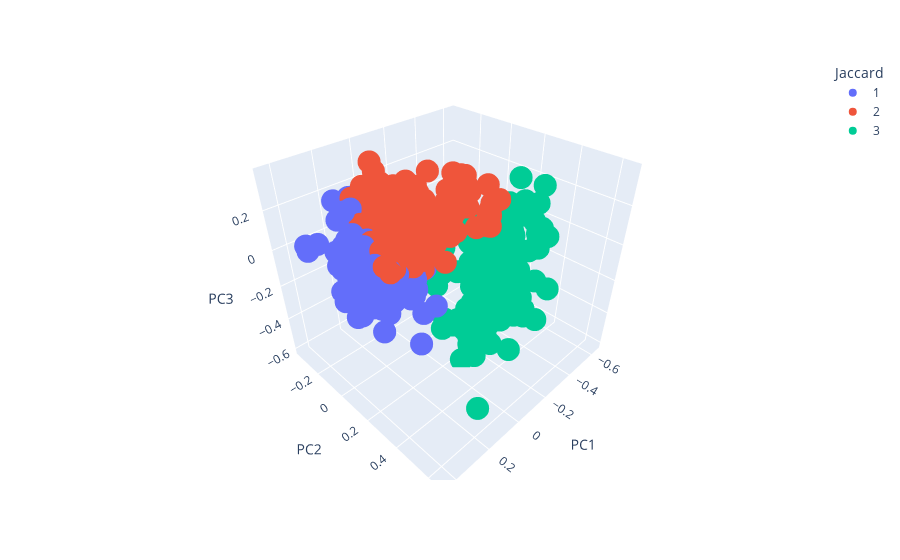

Notebook code cell kept with this figure:
### Markdown cell above
##### Kmeans Jaccard Clusters

### Code cell
jac_dist_epi1 = px.scatter_3d(jac_dist_epi1, x = 'PC1', y = 'PC2', z = 'PC3', color = 'Jaccard',
                             category_orders = {'Jaccard': [1, 2, 3, 4]})
jac_dist_epi1.show()

### Figure 1 — Plotly figure (JSON) as saved in the notebook; plotly's stock layout.template omitted (floating-point values rounded to 4 significant figures; data arrays with more than 128 entries replaced by an {"elided": "..."} marker saying what was removed)
{"data": [{"hovertemplate": "Jaccard=1<br>PC1=%{x}<br>PC2=%{y}<br>PC3=%{z}<extra></extra>", "legendgroup": "1", "marker": {"color": "#636efa", "symbol": "circle"}, "mode": "markers", "name": "1", "scene": "scene", "showlegend": true, "type": "scatter3d", "x": {"elided": "687 float values"}, "y": {"elided": "687 float values"}, "z": {"elided": "687 float values"}}, {"hovertemplate": "Jaccard=2<br>PC1=%{x}<br>PC2=%{y}<br>PC3=%{z}<extra></extra>", "legendgroup": "2", "marker": {"color": "#EF553B", "symbol": "circle"}, "mode": "markers", "name": "2", "scene": "scene", "showlegend": true, "type": "scatter3d", "x": {"elided": "903 float values"}, "y": {"elided": "903 float values"}, "z": {"elided": "903 float values"}}, {"hovertemplate": "Jaccard=3<br>PC1=%{x}<br>PC2=%{y}<br>PC3=%{z}<extra></extra>", "legendgroup": "3", "marker": {"color": "#00cc96", "symbol": "circle"}, "mode": "markers", "name": "3", "scene": "scene", "showlegend": true, "type": "scatter3d", "x": {"elided": "207 float values"}, "y": {"elided": "207 float values"}, "z": {"elided": "207 float values"}}], "layout": {"legend": {"title": {"text": "Jaccard"}, "tracegroupgap": 0}, "margin": {"t": 60}, "scene": {"domain": {"x": [0, 1], "y": [0, 1]}, "xaxis": {"title": {"text": "PC1"}}, "yaxis": {"title": {"text": "PC2"}}, "zaxis": {"title": {"text": "PC3"}}}}}
